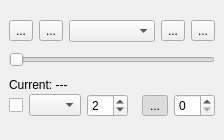
<?xml version="1.0" encoding="UTF-8"?>
<ui version="4.0">
 <class>LayerSliderDockWidgetBase</class>
 <widget class="QDockWidget" name="LayerSliderDockWidgetBase">
  <property name="geometry">
   <rect>
    <x>0</x>
    <y>0</y>
    <width>224</width>
    <height>140</height>
   </rect>
  </property>
  <property name="sizePolicy">
   <sizepolicy hsizetype="Preferred" vsizetype="Preferred">
    <horstretch>0</horstretch>
    <verstretch>0</verstretch>
   </sizepolicy>
  </property>
  <property name="minimumSize">
   <size>
    <width>224</width>
    <height>140</height>
   </size>
  </property>
  <property name="styleSheet">
   <string notr="true"/>
  </property>
  <property name="windowTitle">
   <string>Layer Slider</string>
  </property>
  <widget class="QWidget" name="dockWidgetContents">
   <property name="sizePolicy">
    <sizepolicy hsizetype="Preferred" vsizetype="Fixed">
     <horstretch>0</horstretch>
     <verstretch>0</verstretch>
    </sizepolicy>
   </property>
   <layout class="QVBoxLayout" name="verticalLayout">
    <property name="spacing">
     <number>2</number>
    </property>
    <property name="leftMargin">
     <number>9</number>
    </property>
    <property name="topMargin">
     <number>4</number>
    </property>
    <property name="rightMargin">
     <number>9</number>
    </property>
    <property name="bottomMargin">
     <number>6</number>
    </property>
    <item>
     <widget class="QWidget" name="horizontalWidget" native="true">
      <property name="sizePolicy">
       <sizepolicy hsizetype="Preferred" vsizetype="Fixed">
        <horstretch>0</horstretch>
        <verstretch>0</verstretch>
       </sizepolicy>
      </property>
      <layout class="QHBoxLayout" name="horizontalLayout">
       <property name="leftMargin">
        <number>0</number>
       </property>
       <property name="topMargin">
        <number>0</number>
       </property>
       <property name="rightMargin">
        <number>0</number>
       </property>
       <property name="bottomMargin">
        <number>0</number>
       </property>
       <item>
        <widget class="QToolButton" name="chk_lockgroups">
         <property name="sizePolicy">
          <sizepolicy hsizetype="Fixed" vsizetype="Fixed">
           <horstretch>0</horstretch>
           <verstretch>0</verstretch>
          </sizepolicy>
         </property>
         <property name="text">
          <string>...</string>
         </property>
         <property name="checkable">
          <bool>true</bool>
         </property>
         <property name="checked">
          <bool>false</bool>
         </property>
        </widget>
       </item>
       <item>
        <widget class="QToolButton" name="btn_reset">
         <property name="sizePolicy">
          <sizepolicy hsizetype="Fixed" vsizetype="Fixed">
           <horstretch>0</horstretch>
           <verstretch>0</verstretch>
          </sizepolicy>
         </property>
         <property name="minimumSize">
          <size>
           <width>0</width>
           <height>0</height>
          </size>
         </property>
         <property name="text">
          <string>...</string>
         </property>
        </widget>
       </item>
       <item>
        <widget class="QComboBox" name="combo_group">
         <property name="sizePolicy">
          <sizepolicy hsizetype="Minimum" vsizetype="Fixed">
           <horstretch>0</horstretch>
           <verstretch>0</verstretch>
          </sizepolicy>
         </property>
         <property name="minimumSize">
          <size>
           <width>32</width>
           <height>0</height>
          </size>
         </property>
        </widget>
       </item>
       <item>
        <widget class="QToolButton" name="btn_precalc_all">
         <property name="sizePolicy">
          <sizepolicy hsizetype="Fixed" vsizetype="Fixed">
           <horstretch>0</horstretch>
           <verstretch>0</verstretch>
          </sizepolicy>
         </property>
         <property name="toolTip">
          <string>Pre-calculate all composed ranges</string>
         </property>
         <property name="text">
          <string>...</string>
         </property>
        </widget>
       </item>
       <item>
        <widget class="QToolButton" name="btn_compose_settings">
         <property name="sizePolicy">
          <sizepolicy hsizetype="Fixed" vsizetype="Fixed">
           <horstretch>0</horstretch>
           <verstretch>0</verstretch>
          </sizepolicy>
         </property>
         <property name="text">
          <string>...</string>
         </property>
        </widget>
       </item>
      </layout>
     </widget>
    </item>
    <item>
     <widget class="QSlider" name="slider">
      <property name="sizePolicy">
       <sizepolicy hsizetype="Expanding" vsizetype="Fixed">
        <horstretch>0</horstretch>
        <verstretch>0</verstretch>
       </sizepolicy>
      </property>
      <property name="minimumSize">
       <size>
        <width>0</width>
        <height>32</height>
       </size>
      </property>
      <property name="font">
       <font>
        <weight>50</weight>
        <bold>false</bold>
       </font>
      </property>
      <property name="minimum">
       <number>0</number>
      </property>
      <property name="maximum">
       <number>0</number>
      </property>
      <property name="pageStep">
       <number>1</number>
      </property>
      <property name="orientation">
       <enum>Qt::Horizontal</enum>
      </property>
      <property name="invertedAppearance">
       <bool>false</bool>
      </property>
      <property name="invertedControls">
       <bool>true</bool>
      </property>
      <property name="tickPosition">
       <enum>QSlider::NoTicks</enum>
      </property>
     </widget>
    </item>
    <item>
     <widget class="QLabel" name="label_index">
      <property name="sizePolicy">
       <sizepolicy hsizetype="MinimumExpanding" vsizetype="Fixed">
        <horstretch>0</horstretch>
        <verstretch>0</verstretch>
       </sizepolicy>
      </property>
      <property name="minimumSize">
       <size>
        <width>80</width>
        <height>0</height>
       </size>
      </property>
      <property name="text">
       <string>Current: ---</string>
      </property>
     </widget>
    </item>
    <item>
     <widget class="QWidget" name="neighborWidget" native="true">
      <layout class="QHBoxLayout" name="neighborLayout">
       <property name="leftMargin">
        <number>0</number>
       </property>
       <property name="topMargin">
        <number>0</number>
       </property>
       <property name="rightMargin">
        <number>0</number>
       </property>
       <property name="bottomMargin">
        <number>0</number>
       </property>
       <item>
        <widget class="QCheckBox" name="chk_avgrasters">
         <property name="sizePolicy">
          <sizepolicy hsizetype="Fixed" vsizetype="Fixed">
           <horstretch>0</horstretch>
           <verstretch>0</verstretch>
          </sizepolicy>
         </property>
         <property name="minimumSize">
          <size>
           <width>0</width>
           <height>0</height>
          </size>
         </property>
         <property name="toolTip">
          <string>Toggle compose mode</string>
         </property>
         <property name="text">
          <string/>
         </property>
        </widget>
       </item>
       <item>
        <widget class="QComboBox" name="combo_operation">
         <property name="sizePolicy">
          <sizepolicy hsizetype="Minimum" vsizetype="Fixed">
           <horstretch>1</horstretch>
           <verstretch>0</verstretch>
          </sizepolicy>
         </property>
         <property name="minimumSize">
          <size>
           <width>52</width>
           <height>0</height>
          </size>
         </property>
         <property name="toolTip">
          <string>Compose operation</string>
         </property>
        </widget>
       </item>
       <item>
        <widget class="QSpinBox" name="num_avgrasters">
         <property name="sizePolicy">
          <sizepolicy hsizetype="Fixed" vsizetype="Fixed">
           <horstretch>0</horstretch>
           <verstretch>0</verstretch>
          </sizepolicy>
         </property>
         <property name="focusPolicy">
          <enum>Qt::NoFocus</enum>
         </property>
         <property name="toolTip">
          <string>Number of rasters to compose</string>
         </property>
         <property name="minimum">
          <number>1</number>
         </property>
         <property name="value">
          <number>2</number>
         </property>
        </widget>
       </item>
       <item>
        <spacer name="horizontalSpacer_2">
         <property name="orientation">
          <enum>Qt::Horizontal</enum>
         </property>
         <property name="sizeType">
          <enum>QSizePolicy::Preferred</enum>
         </property>
         <property name="sizeHint" stdset="0">
          <size>
           <width>18</width>
           <height>1</height>
          </size>
         </property>
        </spacer>
       </item>
       <item>
        <widget class="QToolButton" name="chk_avgdistinct">
         <property name="sizePolicy">
          <sizepolicy hsizetype="Fixed" vsizetype="Fixed">
           <horstretch>0</horstretch>
           <verstretch>0</verstretch>
          </sizepolicy>
         </property>
         <property name="minimumSize">
          <size>
           <width>26</width>
           <height>0</height>
          </size>
         </property>
         <property name="maximumSize">
          <size>
           <width>26</width>
           <height>16777215</height>
          </size>
         </property>
         <property name="toolTip">
          <string>Compose non-overlapping rasters</string>
         </property>
         <property name="text">
          <string>...</string>
         </property>
         <property name="checkable">
          <bool>true</bool>
         </property>
         <property name="checked">
          <bool>true</bool>
         </property>
        </widget>
       </item>
       <item>
        <widget class="QSpinBox" name="num_avgoffset">
         <property name="sizePolicy">
          <sizepolicy hsizetype="Fixed" vsizetype="Fixed">
           <horstretch>0</horstretch>
           <verstretch>0</verstretch>
          </sizepolicy>
         </property>
         <property name="focusPolicy">
          <enum>Qt::NoFocus</enum>
         </property>
         <property name="toolTip">
          <string>Offset of non-overlapping composed rasters</string>
         </property>
        </widget>
       </item>
      </layout>
     </widget>
    </item>
   </layout>
  </widget>
 </widget>
 <resources/>
 <connections/>
</ui>
